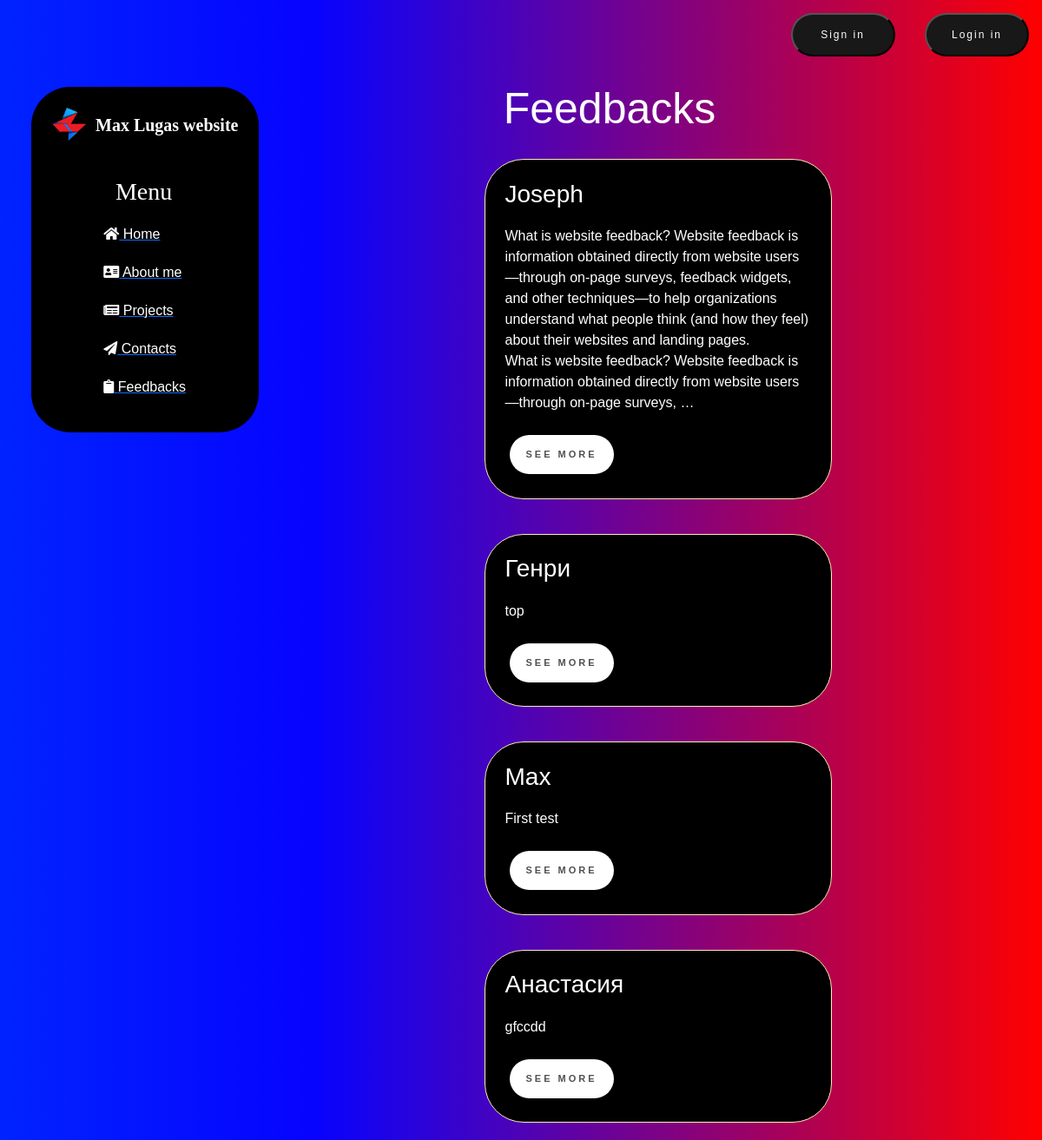
Before: /feedback/ with the older database file.
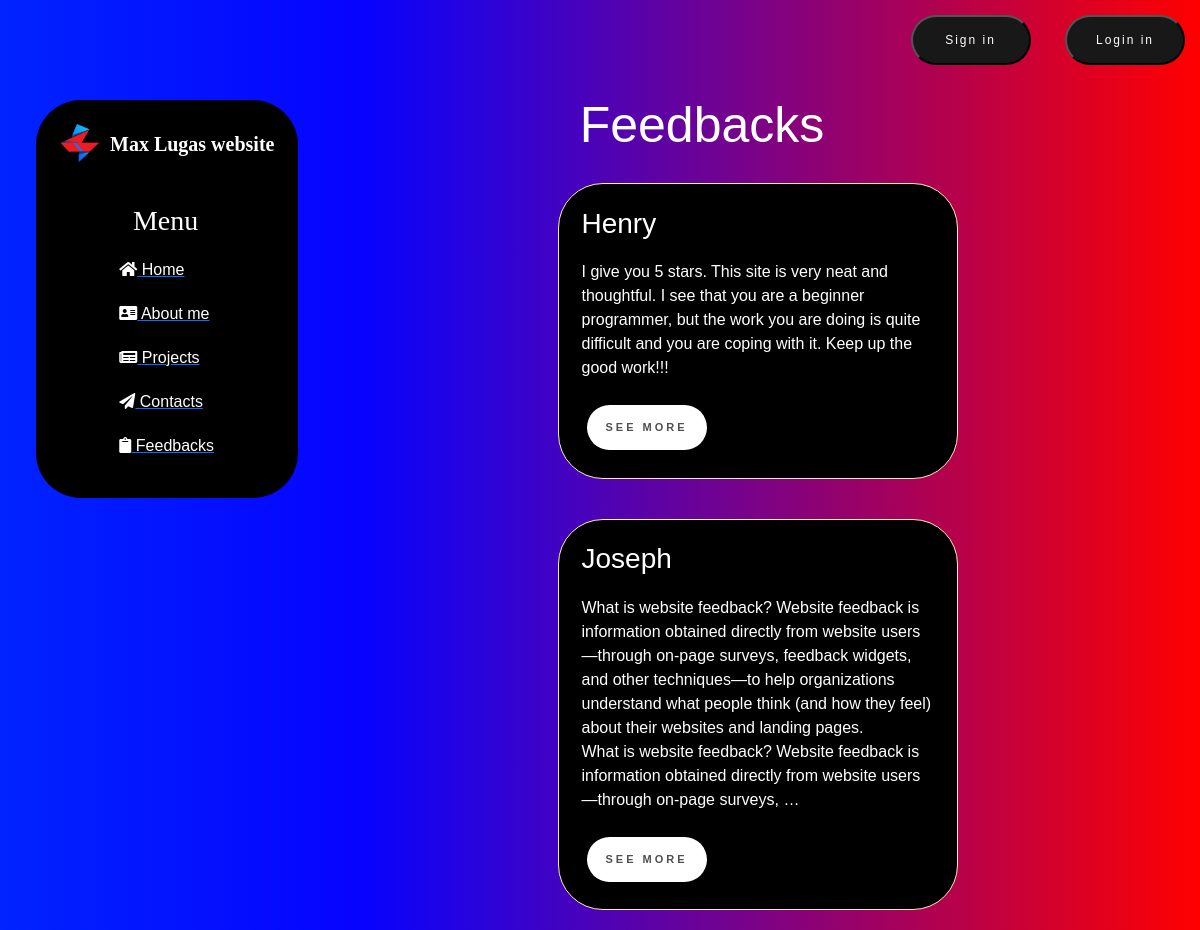
After: the same page with the newer database file.
### feedback/models.py (models this page shows, shortened)
class Feedback(models.Model):
    name = models.CharField('Name', max_length=50)
    email = models.EmailField('Email', max_length=250)
    content = models.TextField('Feedback')
    date = models.DateField('Feedback date', auto_now_add=True)
    class Meta:
        verbose_name = 'Feedback'
        verbose_name_plural = 'Feedbacks'

### feedback/views.py (the view)
# urls.py: path('', views.feedback_home, name='feedback_home'),
def feedback_home(request):
    feedback = Feedback.objects.order_by('-date')
    return render(request, 'feedback/feedback_home.html', {'feedback': feedback})

### feedback/templates/feedback/feedback_home.html (shortened to what this page needs)
{% extends 'main/layout.html' %}
{% block content %}
    <div class="features">
        <h1>Feedbacks</h1>
        {% if feedback %}
            {% for el in feedback %}
                <div class="alert alert-warning">
                    <h3>{{ el.name }}</h3>
                    <p>{{ el.content|safe|linebreaks|truncatewords:50 }}</p>
                    <a href="{% url 'feedback-detail' el.id %}" class="shine-button">See more</a>
                </div>
            {% endfor %}
        {% else %}
            <p>No records</p>
        {% endif %}
    </div>
{% endblock %}

### main/templates/main/layout.html (shortened to what this page needs)
<!doctype html>
{% load static %}
<html lang="en">
<head>
    <link rel="stylesheet" href="https://cdn.jsdelivr.net/npm/bootstrap@5.2.3/dist/css/bootstrap.min.css">
    <link rel="stylesheet" href="{% static 'main/css/main.css' %}">
    <link rel="stylesheet" href="https://use.fontawesome.com/releases/v5.8.2/css/all.css">
</head>
<body>
<div class="block">
    {% if request.user.is_authenticated %}
    {{ user.username }} <a href="{% url 'logout' %}"><button class="login-button"> Log out</button></a>
    {% else %}
        <a href="{% url 'sign_in' %}"><button class="login-button"> Sign in</button></a>
        <a href="{% url 'register' %}"><button class="login-button"> Login in</button></a>
    {% endif %}
</div>
    <aside>
        <img src="{% static 'main/img/LUGAS.png' %}" alt="Logo">
        <span class="logo">Max Lugas website</span>
        <h3>Menu</h3>
        <ul>
            <a href="{% url 'home' %}"><li><i class="fas fa-home"></i> Home</li></a>
            <a href="{% url 'about' %}"><li><i class="fas fa-address-card"></i> About me</li></a>
            <a href="{% url 'news_home' %}"><li><i class="fas fa-newspaper"></i> Projects</li></a>
            <a href="{% url 'contacts' %}"><li><i class="fas fa-paper-plane"></i> Contacts</li></a>
            <a href="{% url 'feedback_home' %}"><li><i class="fas fa-clipboard"></i> Feedbacks</li></a>
        </ul>
    </aside>
    <main>
        {% block content %}
        {% endblock %}
    </main>
</body>
</html>

### main/static/main/css/main.css (style rules this page uses)
body { background: rgb(0,35,255); background: linear-gradient(90deg, rgba(0,35,255,1) 0%, rgba(3,0,255,0.9893207282913166) 30%, rgba(255,0,0,1) 100%); font-family: 'Montserrat', sans-serif; }
aside { border-radius: 45px; margin-top: 20px; margin-left: 3%; float: left; background-color: black; padding: 2%; position: fixed; color: #fff; }
aside img { width: 40px; float: left; }
aside .logo { font-size: 20px; font-family: 'Times New Roman', sans-serif; color: #fff; margin-left: 10px; font-weight: bold; position: relative; top: 5px; }
aside h3 { font-family: 'Times New Roman', sans-serif; margin-top: 50px; font-size: 28px; margin-left: 34%; }
aside ul { list-style: none }
aside ul li { color: #fff; display: block; text-decoration: none; margin-top: 20px; margin-left: 15%; transition: transform .6s ease; }
main .features { float: left; color: #fff; margin-top: 15px; margin-left: 21%; text-align: center; width: 75%; }
main .features h1 { font-size: 50px; }
main .features p { max-width: 400px; margin: 20px auto; }
.alert-warning { background-color: black; color: white; border-radius: 45px; padding: 2.5%; float: left; clear: both; width: 400px; margin: 20px 34%; text-align: left; }
.shine-button { text-decoration: none; display: inline-block; width: 120px; height: 45px; line-height: 45px; border-radius: 45px; margin: 5px; font-family: 'Montserrat', sans-serif; font-size: 11px; text-transform: uppercase; text-align: center; letter-spacing: 3px; font-weight: 600; color: #524f4e; background: white; box-shadow: 0 8px 15px rgba(0, 0, 0, .1); transition: .3s; }
.login-button { text-decoration: none; font-family: 'Montserrat', sans-serif; display: inline-block; width: 120px; height: 50px; line-height: 45px; border-radius: 45px; margin: 15px; font-size: 12px; text-align: center; letter-spacing: 2px; font-weight: 500; color: white; background: #181818; transition: .3s; }
div.block { text-align: right; }

Changed rows visible on the page:
removed Feedback: name "Max", content "First test"
removed Feedback: name "Анастасия", content "gfccdd"
changed Feedback: name "Генри" → "Henry"; content "top" → "I give you 5 stars. This site is very neat and thoughtful. I see that you are a beginner programmer, but the work you are doing is quite difficult and you are coping with it. Keep up the good work!!!"; moves up the list
